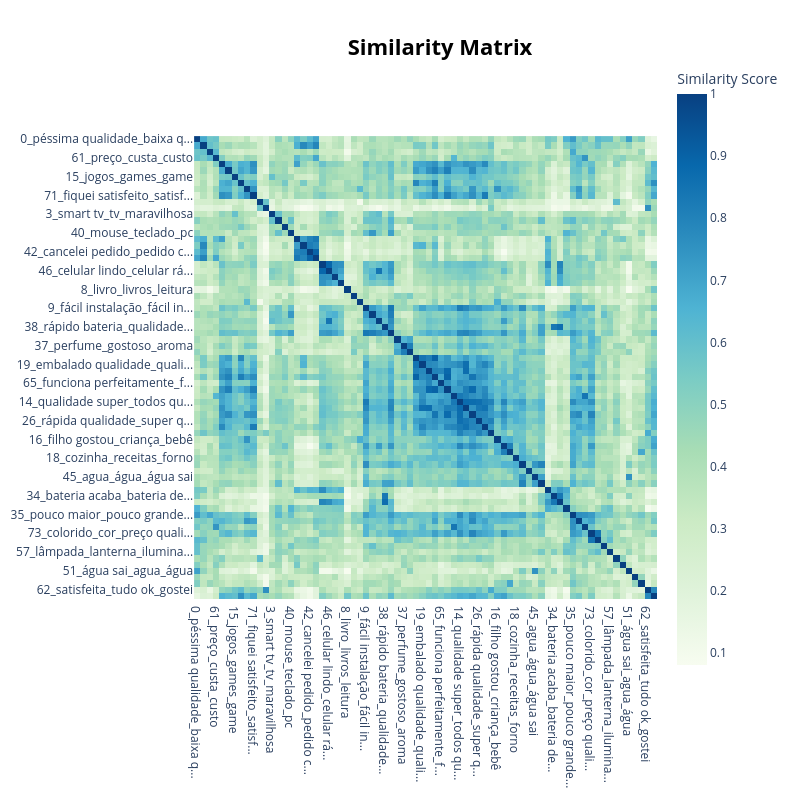

The code cell stored with this chart in its notebook:
### Code cell
topic_model.visualize_heatmap(n_clusters=20)

### Figure 1 — Plotly figure (JSON) as saved in the notebook; plotly's stock layout.template omitted (floating-point values rounded to 4 significant figures; data arrays with more than 128 entries replaced by an {"elided": "..."} marker saying what was removed)
{"data": [{"coloraxis": "coloraxis", "name": "0", "x": ["0_péssima qualidade_baixa q...", "17_recebi produtos_nao aval...", "48_tamanho_dimensões_pequen...", "61_preço_custa_custo", "1_parabéns entrega_rápida p...", "4_expectativas gostei_atend...", "15_jogos_games_game", "24_prazo gostei_gostei entr...", "30_adorou presente_adorou e...", "71_fiquei satisfeito_satisf...", "2_receber_entregue_porem", "27_gostei gostei_gostei_ami...", "3_smart tv_tv_maravilhosa", "7_maravilhoso_imagem som_so...", "33_relógio_hora_lindo quali...", "40_mouse_teclado_pc", "5_compro_comprem_consumidor", "29_data entrega_demora entr...", "42_cancelei pedido_pedido c...", "49_dinheiro volta_reembolso...", "6_celular bonito_celular pe...", "46_celular lindo_celular rá...", "64_samsung_smartphone_apare...", "68_iphone_smartphones_apple", "8_livro_livros_leitura", "50_gato_animais_realmente f...", "63_filha adorou_adorou pres...", "9_fácil instalação_fácil in...", "13_notebook_processador ráp...", "20_câmera_camera_câmeras", "38_rápido bateria_qualidade...", "56_gostei aparelho_aparelho...", "10_cabelo_cabelos_escova", "37_perfume_gostoso_aroma", "72_cheiro forte_cheiro suav...", "11_qualidade antes_embalado...", "19_embalado qualidade_quali...", "31_rápido qualidade_rápida ...", "43_gostei entrega_gostei qu...", "65_funciona perfeitamente_f...", "66_gostei entrega_gostei ap...", "12_benefício super_benefíci...", "14_qualidade super_todos qu...", "21_rápida qualidade_super q...", "25_gostei qualidade_qualida...", "26_rápida qualidade_super q...", "36_qualidade perfeito_quer ...", "52_prazo gostei_gostei entr...", "16_filho gostou_criança_bebê", "32_design lindo_design supe...", "58_comprar gostei_bonito co...", "18_cozinha_receitas_forno", "22_fácil limpar_limpeza_limpa", "28_quente_aroma_sabor", "45_agua_água_água sai", "54_aspirador_ventilador_prá...", "23_celular_celulares_telefone", "34_bateria acaba_bateria de...", "44_rápido bateria_bateria_b...", "67_cabo energia_aparelhos_c...", "35_pouco maior_pouco grande...", "55_vez compro_havia comprad...", "60_melhor custo_baixo custo...", "73_colorido_cor_preço quali...", "39_azul_cor_preto branco", "41_impressora_impressão_imp...", "57_lâmpada_lanterna_ilumina...", "47_brasil_brasileiro_portug...", "70_propaganda enganosa_prop...", "51_água sai_agua_água", "53_bicicleta_roda_confortáv...", "59_cadeira_cadeiras_confort...", "62_satisfeita_tudo ok_gostei", "69_obrigada_super recomenda..."], "y": ["0_péssima qualidade_baixa q...", "17_recebi produtos_nao aval...", "48_tamanho_dimensões_pequen...", "61_preço_custa_custo", "1_parabéns entrega_rápida p...", "4_expectativas gostei_atend...", "15_jogos_games_game", "24_prazo gostei_gostei entr...", "30_adorou presente_adorou e...", "71_fiquei satisfeito_satisf...", "2_receber_entregue_porem", "27_gostei gostei_gostei_ami...", "3_smart tv_tv_maravilhosa", "7_maravilhoso_imagem som_so...", "33_relógio_hora_lindo quali...", "40_mouse_teclado_pc", "5_compro_comprem_consumidor", "29_data entrega_demora entr...", "42_cancelei pedido_pedido c...", "49_dinheiro volta_reembolso...", "6_celular bonito_celular pe...", "46_celular lindo_celular rá...", "64_samsung_smartphone_apare...", "68_iphone_smartphones_apple", "8_livro_livros_leitura", "50_gato_animais_realmente f...", "63_filha adorou_adorou pres...", "9_fácil instalação_fácil in...", "13_notebook_processador ráp...", "20_câmera_camera_câmeras", "38_rápido bateria_qualidade...", "56_gostei aparelho_aparelho...", "10_cabelo_cabelos_escova", "37_perfume_gostoso_aroma", "72_cheiro forte_cheiro suav...", "11_qualidade antes_embalado...", "19_embalado qualidade_quali...", "31_rápido qualidade_rápida ...", "43_gostei entrega_gostei qu...", "65_funciona perfeitamente_f...", "66_gostei entrega_gostei ap...", "12_benefício super_benefíci...", "14_qualidade super_todos qu...", "21_rápida qualidade_super q...", "25_gostei qualidade_qualida...", "26_rápida qualidade_super q...", "36_qualidade perfeito_quer ...", "52_prazo gostei_gostei entr...", "16_filho gostou_criança_bebê", "32_design lindo_design supe...", "58_comprar gostei_bonito co...", "18_cozinha_receitas_forno", "22_fácil limpar_limpeza_limpa", "28_quente_aroma_sabor", "45_agua_água_água sai", "54_aspirador_ventilador_prá...", "23_celular_celulares_telefone", "34_bateria acaba_bateria de...", "44_rápido bateria_bateria_b...", "67_cabo energia_aparelhos_c...", "35_pouco maior_pouco grande...", "55_vez compro_havia comprad...", "60_melhor custo_baixo custo...", "73_colorido_cor_preço quali...", "39_azul_cor_preto branco", "41_impressora_impressão_imp...", "57_lâmpada_lanterna_ilumina...", "47_brasil_brasileiro_portug...", "70_propaganda enganosa_prop...", "51_água sai_agua_água", "53_bicicleta_roda_confortáv...", "59_cadeira_cadeiras_confort...", "62_satisfeita_tudo ok_gostei", "69_obrigada_super recomenda..."], "z": {"elided": "74x74 float values"}, "type": "heatmap", "xaxis": "x", "yaxis": "y", "hovertemplate": "x: %{x}<br>y: %{y}<br>Similarity Score: %{z}<extra></extra>"}], "layout": {"xaxis": {"anchor": "y", "domain": [0.0, 1.0], "scaleanchor": "y", "constrain": "domain"}, "yaxis": {"anchor": "x", "domain": [0.0, 1.0], "autorange": "reversed", "constrain": "domain"}, "coloraxis": {"colorbar": {"title": {"text": "Similarity Score"}}, "colorscale": [[0.0, "rgb(247,252,240)"], [0.125, "rgb(224,243,219)"], [0.25, "rgb(204,235,197)"], [0.375, "rgb(168,221,181)"], [0.5, "rgb(123,204,196)"], [0.625, "rgb(78,179,211)"], [0.75, "rgb(43,140,190)"], [0.875, "rgb(8,104,172)"], [1.0, "rgb(8,64,129)"]]}, "margin": {"t": 60}, "title": {"font": {"size": 22, "color": "Black"}, "text": "<b>Similarity Matrix</b>", "y": 0.95, "x": 0.55, "xanchor": "center", "yanchor": "top"}, "hoverlabel": {"font": {"size": 16, "family": "Rockwell"}, "bgcolor": "white"}, "width": 800, "height": 800, "showlegend": true, "legend": {"title": {"text": "Trend"}}}}
